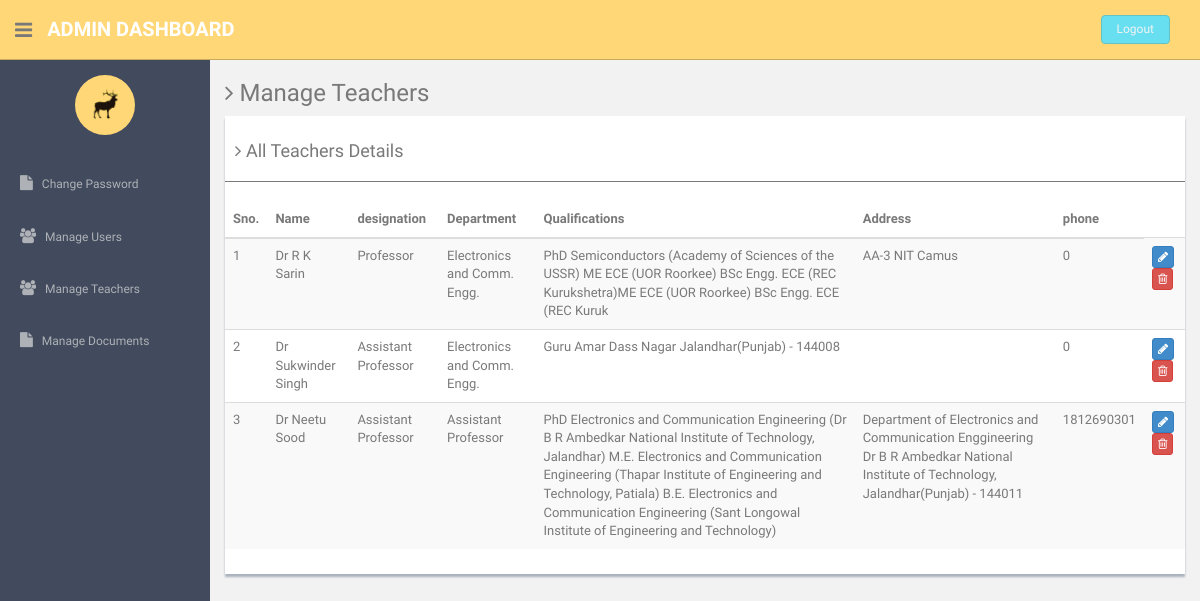
/php_project/admin/manage-teachers.php, run on the app's committed database.
### tables this page shows
CREATE TABLE `ece_faculty` (
  `id` int(11) NOT NULL,
  `name` varchar(100) NOT NULL,
  `dp` varchar(10000) NOT NULL,
  `designation` varchar(100) NOT NULL,
  `department` varchar(100) NOT NULL,
  `qualification` varchar(1000) NOT NULL,
  `address` varchar(1000) NOT NULL,
  `phone` bigint(12) NOT NULL,
  `email` varchar(100) NOT NULL,
  `fax` varchar(100) NOT NULL
);

### php_project/admin/manage-teachers.php (the view, shortened to what this page needs)
<?php
include'dbconnection.php';
?>
<!DOCTYPE html>
<html lang="en">
  <head>
    <?php include 'external.php';?>
  </head>
  <body>
  <div id="container" >
      <?php include 'toggle.php';include 'sidebar.php' ;?>
      <section id="main-content">
          <section class="wrapper">
          	<h3><i class="fa fa-angle-right"></i> Manage Teachers</h3>
				<div class="row">
                   <div class="col-md-12">
                      <div class="content-panel table-responsive">
                          <table class="table table-striped table-advance table-hover">
	                  	  	  <h4><i class="fa fa-angle-right"></i> All Teachers Details </h4>
	                  	  	  <hr>
                              <thead>
                              <tr>
                                  <th>Sno.</th>
                                  <th class="hidden-phone">Name</th>
                                  <th>designation</th>
                                  <th>Department</th>
                                  <th>Qualifications</th>
                                  <th>Address</th>
                                  <th>phone</th>
                              </tr>
                              </thead>
                              <tbody>
                              <?php $ret=mysqli_query($con,"select * from ece_faculty");
							  $cnt=1;
							  while($row=mysqli_fetch_array($ret))
							  {?>
                              <tr>
                              <td><?php echo $cnt;?></td>
                                  <td><?php echo $row['name'];?></td>
                                  <td><?php echo $row['designation'];?></td>
                                  <td><?php echo $row['department'];?></td>
                                  <td><?php echo $row['qualification'];?></td>
                                  <td><?php echo $row['address'];?></td>
                                  <td><?php echo $row['phone'];?></td>
                                  <td>
                                     <a href="update_profile_teachers.php?uid=<?php echo $row['id'];?>">
                                     <button class="btn btn-primary btn-xs"><i class="fa fa-pencil"></i></button></a>
                                     <a href="manage-teachers.php?id=<?php echo $row['id'];?>">
                                     <button class="btn btn-danger btn-xs" onClick="return confirm('Do you really want to delete');"><i class="fa fa-trash-o "></i></button></a>
                                  </td>
                              </tr>
                              <?php $cnt=$cnt+1; }?>
                              </tbody>
                          </table>
                      </div>
                  </div>
              </div>
		</section>
      </section>
      </div>
  </body>
</html>

### php_project/admin/external.php (shortened to what this page needs)
<link href="assets/css/bootstrap.css" rel="stylesheet">
<link href="assets/font-awesome/css/font-awesome.css" rel="stylesheet" />
<link href="assets/css/style.css" rel="stylesheet">
<link href="assets/css/style-responsive.css" rel="stylesheet">

### php_project/admin/toggle.php (shortened to what this page needs)
<header class="header black-bg">
              <div class="sidebar-toggle-box">
                  <div class="fa fa-bars tooltips" data-placement="right" data-original-title="Toggle Navigation"></div>
              </div>
            <a href="#" class="logo"><b>Admin Dashboard</b></a>
            <div class="top-menu">
            	<ul class="nav pull-right top-menu">
                    <li><a class="logout" href="logout.php">Logout</a></li>
            	</ul>
            </div>
        </header>

### php_project/admin/sidebar.php (shortened to what this page needs)
<div id="sidebar"  class="nav-collapse ">
             <ul class="sidebar-menu" id="nav-accordion">
             	  <p class="centered"><a href="#"><img src="assets/img/ui-sam.jpg" class="img-circle" width="60"></a></p>
                 <li class="mt">
                     <a href="change-password.php">
                         <i class="fa fa-file"></i>
                         <span>Change Password</span>
                     </a>
                 </li>
                 <li class="sub-menu">
                     <a href="manage-users.php" >
                         <i class="fa fa-users"></i>
                         <span>Manage Users</span>
                     </a>
                 </li>
                 <li class="sub-menu">
                     <a href="manage-teachers.php" >
                         <i class="fa fa-users"></i>
                         <span>Manage Teachers</span>
                     </a>
                 </li>
                   <li class="sub-menu">
                     <a href="manage_document.php" >
                       <i class="fa fa-file"></i>
                         <span>Manage Documents</span>
                     </a>
                 </li>
             </ul>
         </div>

### php_project/admin/assets/css/style.css (style rules this page uses)
body { color: #797979; background: #f2f2f2; font-family: 'Ruda', sans-serif; padding: 0px !important; margin: 0px !important; font-size:13px; }
ul li { list-style: none; }
a, a:hover, a:focus { text-decoration: none; outline: none; }
#container { width: 100%; height: 100%; }
hr { margin-top: 20px; margin-bottom: 20px; border: 0; border-top: 1px solid #797979; }
.centered { text-align: center; }
.mt { margin-top: 25px; }
ul.top-menu > li > .logout { color: #f2f2f2; font-size: 12px; border-radius: 4px; -webkit-border-radius: 4px; border: 1px solid #64c3c2 !important; padding: 5px 15px; margin-right: 15px; background: #68dff0; margin-top: 15px; }
#sidebar { width: 210px; height: 100%; position: fixed; background: #424a5d; }
#sidebar ul li { position: relative; }
ul.sidebar-menu , ul.sidebar-menu li ul.sub { margin: -2px 0 0; padding: 0; }
ul.sidebar-menu { margin-top: 75px; }
ul.sidebar-menu li { margin-bottom: 5px; margin-left:10px; margin-right:10px; }
ul.sidebar-menu li.sub-menu { line-height: 15px; }
ul.sidebar-menu li a span { display: inline-block; }
ul.sidebar-menu li a { color: #aeb2b7; text-decoration: none; display: block; padding: 15px 0 15px 10px; font-size: 12px; outline: none; -webkit-transition: all 0.3s ease; -moz-transition: all 0.3s ease; -o-transition: all 0.3s ease; -ms-transition: all 0.3s ease; transition: all 0.3s ease; }
ul.sidebar-menu li a i { font-size: 15px; padding-right: 6px; }
#main-content { margin-left: 210px; }
.header, .footer { min-height: 60px; padding: 0 15px; }
.header { position: fixed; left: 0; right: 0; z-index: 1002; }
.black-bg { background: #ffd777; border-bottom: 1px solid #c9aa5f; }
.wrapper { display: inline-block; margin-top: 60px; padding-left: 15px; padding-right: 15px; padding-bottom: 15px; padding-top: 0px; width: 100%; }
a.logo { font-size: 20px; color: #ffffff; float: left; margin-top: 15px; text-transform: uppercase; }
a.logo b { font-weight: 900; }
#top_menu .nav > li, ul.top-menu > li { float: left; }
ul.top-menu > li > a { color: #666666; font-size: 16px; border-radius: 4px; -webkit-border-radius: 4px; border:1px solid #666666 !important; padding: 2px 6px; margin-right: 15px; }
.sidebar-toggle-box { float: left; padding-right: 15px; margin-top: 20px; }
.sidebar-toggle-box .fa-bars { cursor: pointer; display: inline-block; font-size: 20px; }
.content-panel { background: #ffffff; box-shadow: 0px 3px 2px #aab2bd; padding-top: 15px; padding-bottom: 5px; }
.content-panel h4 { margin-left: 10px; }

### data on the page
ece_faculty: name "Dr R K Sarin", designation "Professor", department "Electronics and Comm. Engg.", qualification "PhD Semiconductors (Academy of Sciences of the USSR) ME ECE (UOR Roorkee) BSc Engg. ECE (REC Kurukshetra)ME ECE (UOR Roorkee) BSc Engg. ECE (REC Kuruk", address "AA-3 NIT Camus", phone "0"
ece_faculty: name "Dr Sukwinder Singh", designation "Assistant Professor", department "Electronics and Comm. Engg.", qualification "Guru Amar Dass Nagar Jalandhar(Punjab) - 144008", phone "0"
ece_faculty: name "Dr Neetu Sood", designation "Assistant Professor", department "Assistant Professor", qualification "PhD Electronics and Communication Engineering (Dr B R Ambedkar National Institute of Technology, Jalandhar) M.E. Electronics and Communication Engineering (Thapar Institute of Engineering and Technology, Patiala) B.E. Electronics and Communication Engineering (Sant Longowal Institute of Engineering and Technology)", address "Department of Electronics and Communication Enggineering Dr B R Ambedkar National Institute of Technology, Jalandhar(Punjab) - 144011", phone "1812690301"
